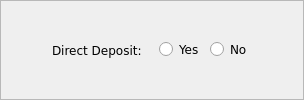
                <widget class="QFrame" name="frame_5">
                 <property name="sizePolicy">
                  <sizepolicy hsizetype="MinimumExpanding" vsizetype="Preferred">
                   <horstretch>0</horstretch>
                   <verstretch>0</verstretch>
                  </sizepolicy>
                 </property>
                 <property name="minimumSize">
                  <size>
                   <width>270</width>
                   <height>45</height>
                  </size>
                 </property>
                 <property name="maximumSize">
                  <size>
                   <width>350</width>
                   <height>16777215</height>
                  </size>
                 </property>
                 <property name="styleSheet">
                  <string notr="true">background-color: none;
</string>
                 </property>
                 <property name="frameShape">
                  <enum>QFrame::StyledPanel</enum>
                 </property>
                 <property name="frameShadow">
                  <enum>QFrame::Raised</enum>
                 </property>
                 <layout class="QHBoxLayout" name="horizontalLayout_4">
                  <property name="topMargin">
                   <number>4</number>
                  </property>
                  <property name="bottomMargin">
                   <number>4</number>
                  </property>
                  <item>
                   <spacer name="horizontalSpacer_112">
                    <property name="orientation">
                     <enum>Qt::Horizontal</enum>
                    </property>
                    <property name="sizeHint" stdset="0">
                     <size>
                      <width>40</width>
                      <height>20</height>
                     </size>
                    </property>
                   </spacer>
                  </item>
                  <item>
                   <widget class="QLabel" name="directDeposit_label">
                    <property name="font">
                     <font>
                      <family>Verdana</family>
                      <pointsize>9</pointsize>
                     </font>
                    </property>
                    <property name="text">
                     <string>Direct Deposit:   </string>
                    </property>
                    <property name="alignment">
                     <set>Qt::AlignCenter</set>
                    </property>
                   </widget>
                  </item>
                  <item alignment="Qt::AlignVCenter">
                   <widget class="QRadioButton" name="directDepositYes_radioButton">
                    <property name="minimumSize">
                     <size>
                      <width>45</width>
                      <height>0</height>
                     </size>
                    </property>
                    <property name="maximumSize">
                     <size>
                      <width>40</width>
                      <height>16777215</height>
                     </size>
                    </property>
                    <property name="font">
                     <font>
                      <family>Verdana</family>
                      <pointsize>9</pointsize>
                     </font>
                    </property>
                    <property name="cursor">
                     <cursorShape>PointingHandCursor</cursorShape>
                    </property>
                    <property name="layoutDirection">
                     <enum>Qt::LeftToRight</enum>
                    </property>
                    <property name="text">
                     <string>Yes</string>
                    </property>
                   </widget>
                  </item>
                  <item alignment="Qt::AlignVCenter">
                   <widget class="QRadioButton" name="directDepositNo_radioButton">
                    <property name="minimumSize">
                     <size>
                      <width>40</width>
                      <height>0</height>
                     </size>
                    </property>
                    <property name="font">
                     <font>
                      <family>Verdana</family>
                      <pointsize>9</pointsize>
                     </font>
                    </property>
                    <property name="cursor">
                     <cursorShape>PointingHandCursor</cursorShape>
                    </property>
                    <property name="text">
                     <string>No</string>
                    </property>
                   </widget>
                  </item>
                  <item>
                   <spacer name="horizontalSpacer_99">
                    <property name="orientation">
                     <enum>Qt::Horizontal</enum>
                    </property>
                    <property name="sizeHint" stdset="0">
                     <size>
                      <width>40</width>
                      <height>20</height>
                     </size>
                    </property>
                   </spacer>
                  </item>
                 </layout>
                </widget>
